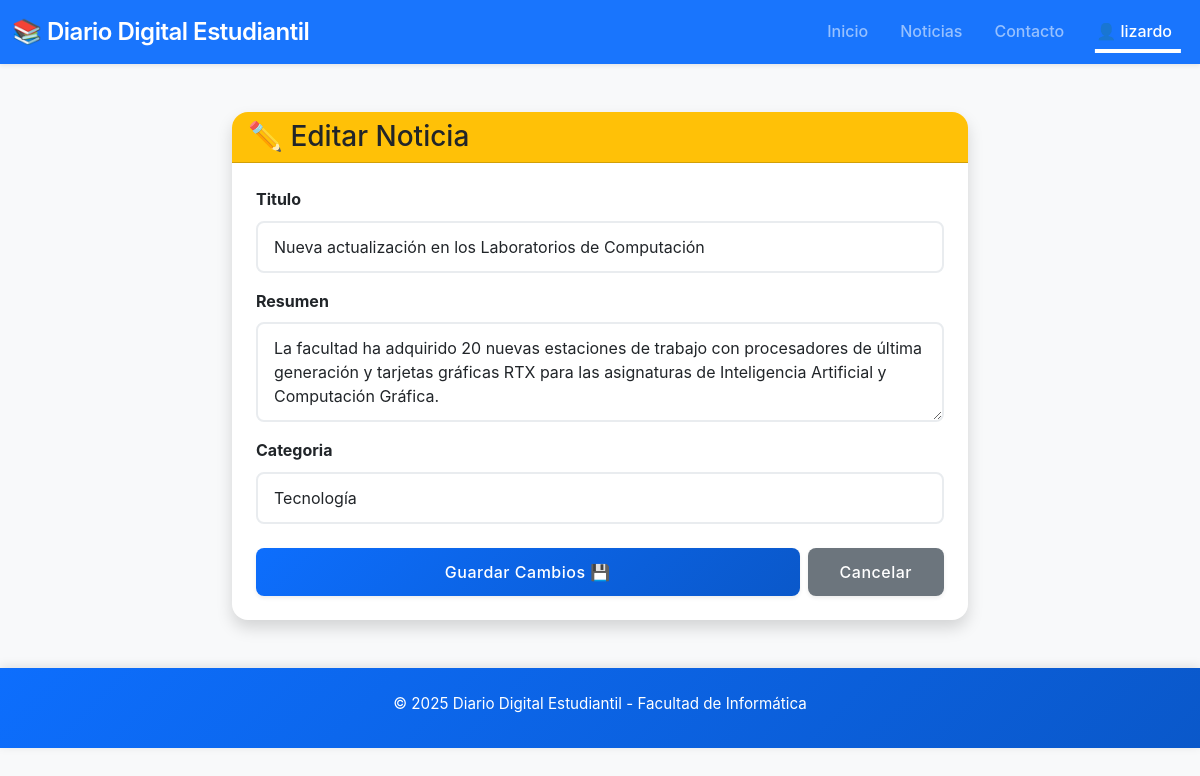
The page /noticia/editar/1/ (signed in) on the database its author committed.
### web/models.py (models this page shows, shortened)
class Noticia(models.Model):
    titulo = models.CharField(max_length=200)
    resumen = models.TextField()
    contenido = models.TextField(default="") # Para el texto completo
    fecha_publicacion = models.DateTimeField(auto_now_add=True)
    autor = models.ForeignKey(User, on_delete=models.CASCADE)
    categoria = models.ForeignKey(Categoria, on_delete=models.SET_NULL, null=True)

### web/views.py (the view)
# urls.py: path('noticia/editar/<int:noticia_id>/', views.editar_noticia, name='editar_noticia'),
def editar_noticia(request, noticia_id):
    if not request.user.is_authenticated:
        return redirect('login')
    noticia = get_object_or_404(Noticia, pk=noticia_id)
    if request.method == 'POST':
        form = NoticiaForm(request.POST, instance=noticia)
        if form.is_valid():
            form.save()
            return redirect('home')
    else:
        form = NoticiaForm(instance=noticia)
    return render(request, 'web/noticia_form.html', {'form': form})

### web/forms.py
class NoticiaForm(forms.ModelForm):
    class Meta:
        model = Noticia
        fields = ['titulo', 'resumen', 'categoria'] # Campos que dejaremos editar
        widgets = {
            'titulo': forms.TextInput(attrs={'class': 'form-control'}),
            'resumen': forms.Textarea(attrs={'class': 'form-control', 'rows': 3}),
            'categoria': forms.Select(attrs={'class': 'form-control'}),
        }

### web/models.py (called while the page is built)
    def __str__(self):
        return self.nombre_categoria

### web/templates/web/noticia_form.html (shortened to what this page needs)
{% extends 'web/base.html' %}
{% block content %}
<div class="container py-5">
    <div class="row justify-content-center">
        <div class="col-md-8">
            <div class="card shadow">
                <div class="card-header bg-warning text-dark">
                    <h3 class="mb-0">✏️ Editar Noticia</h3>
                </div>
                <div class="card-body">
                    <form method="post">
                        {% for field in form %}
                            <div class="mb-3">
                                <label class="form-label fw-bold">{{ field.label }}</label>
                                {{ field }}
                            </div>
                        {% endfor %}
                        <div class="d-flex gap-2 mt-4">
                            <button type="submit" class="btn btn-primary flex-grow-1">Guardar Cambios 💾</button>
                            <a href="{% url 'home' %}" class="btn btn-secondary">Cancelar</a>
                        </div>
                    </form>
                </div>
            </div>
        </div>
    </div>
</div>
{% endblock %}

### web/templates/web/base.html (shortened to what this page needs)
{% load static %} <!DOCTYPE html>
<html lang="es">
<head>
    <link href="https://cdn.jsdelivr.net/npm/bootstrap@5.3.2/dist/css/bootstrap.min.css" rel="stylesheet">
    <link rel="stylesheet" href="{% static 'css/style.css' %}">
</head>
<body>
    <nav class="navbar navbar-expand-lg navbar-dark bg-primary sticky-top">
        <div class="container-fluid">
            <a class="navbar-brand" href="{% url 'home' %}">
                <span class="fs-4">📚 Diario Digital Estudiantil</span>
            </a>
            <div class="collapse navbar-collapse" id="navbarNav">
                <ul class="navbar-nav ms-auto">
                    <li class="nav-item"><a class="nav-link" href="{% url 'home' %}">Inicio</a></li>
                    <li class="nav-item"><a class="nav-link" href="#noticias">Noticias</a></li>
                    <li class="nav-item"><a class="nav-link" href="#contacto">Contacto</a></li>
                    {% if user.is_authenticated %}
                        <li class="nav-item dropdown">
                            <a class="nav-link dropdown-toggle active" href="#" role="button" data-bs-toggle="dropdown">
                                👤 {{ user.username }}
                            </a>
                        </li>
                    {% endif %}
                </ul>
            </div>
        </div>
    </nav>
    <main class="main">
        {% block content %}
        {% endblock %}
    </main>
    <footer class="bg-primary text-white py-4 mt-auto">
        <div class="container">
            <div class="row">
                <div class="col-12 text-center">
                    <p class="mb-2">
                        © 2025 Diario Digital Estudiantil - Facultad de Informática
                    </p>
                </div>
            </div>
        </div>
    </footer>
</body>
</html>

### web/static/css/style.css (style rules this page uses)
:root { --primary-color: #0d6efd; --secondary-color: #6c757d; --success-color: #198754; --info-color: #0dcaf0; --warning-color: #ffc107; --danger-color: #dc3545; --dark-color: #212529; --light-color: #f8f9fa; --white-color: #ffffff; --font-primary: -apple-system, BlinkMacSystemFont, 'Segoe UI', Roboto, 'Helvetica Neue', Arial, sans-serif; --font-size-base: 1rem; --line-height-base: 1.6; --spacing-xs: 0.5rem; --spacing-sm: 1rem; --spacing-md: 2rem; --spacing-lg: 3rem; --spacing-xl: 4rem; --shadow-sm: 0 0.125rem 0.25rem rgba(0, 0, 0, 0.075); --shadow-md: 0 0.5rem 1rem rgba(0, 0, 0, 0.15); --shadow-lg: 0 1rem 3rem rgba(0, 0, 0, 0.175); --border-radius-sm: 0.375rem; --border-radius-md: 0.5rem; --border-radius-lg: 1rem; }
* { margin: 0; padding: 0; box-sizing: border-box; }
html { scroll-behavior: smooth; font-size: 16px; }
body { font-family: var(--font-primary); line-height: var(--line-height-base); color: var(--dark-color); background-color: var(--light-color); overflow-x: hidden; }
.navbar { backdrop-filter: blur(10px); background-color: rgba(13, 110, 253, 0.95) !important; box-shadow: var(--shadow-sm); transition: all 0.3s ease; }
.navbar-brand { font-weight: 600; letter-spacing: -0.5px; transition: transform 0.3s ease; }
.nav-link { position: relative; font-weight: 500; padding: 0.5rem 1rem !important; transition: all 0.3s ease; }
.nav-link::after { content: ''; position: absolute; bottom: 0; left: 50%; width: 0; height: 2px; background: var(--white-color); transform: translateX(-50%); transition: width 0.3s ease; }
.nav-link:hover::after, .nav-link.active::after { width: 80%; }
.btn { border-radius: var(--border-radius-md); font-weight: 500; letter-spacing: 0.5px; padding: 0.75rem 2rem; transition: all 0.3s ease; border: none; box-shadow: var(--shadow-sm); }
.btn-primary { background: linear-gradient(135deg, #0d6efd 0%, #0a58ca 100%); }
.card { border: none; border-radius: var(--border-radius-lg); overflow: hidden; transition: all 0.3s ease; background: var(--white-color); }
.card-body { padding: 1.5rem; }
.form-control, .form-select { border: 2px solid #e9ecef; border-radius: var(--border-radius-md); padding: 0.75rem 1rem; transition: all 0.3s ease; font-size: 1rem; }
.form-label { font-weight: 500; color: var(--dark-color); margin-bottom: 0.5rem; }
footer { background: linear-gradient(135deg, #0d6efd 0%, #0a58ca 100%) !important; box-shadow: 0 -2px 10px rgba(0, 0, 0, 0.1); }
footer p { margin-bottom: 0.5rem; font-size: 0.95rem; }
.shadow { box-shadow: var(--shadow-md) !important; }

### rows shown on the page
Noticia: form "Nueva actualización en los Laboratorios de Computación" "La facultad ha adquirido 20 nuevas estaciones de trabajo con procesadores de última generación y tarjetas gráficas RTX para las asignaturas de Inteligencia Artificial y Computación Gráfica." "Tecnología"

### other values the page prints
{{ user.username }} "lizardo"
{{ field.label }} "Titulo" "Resumen" "Categoria"
